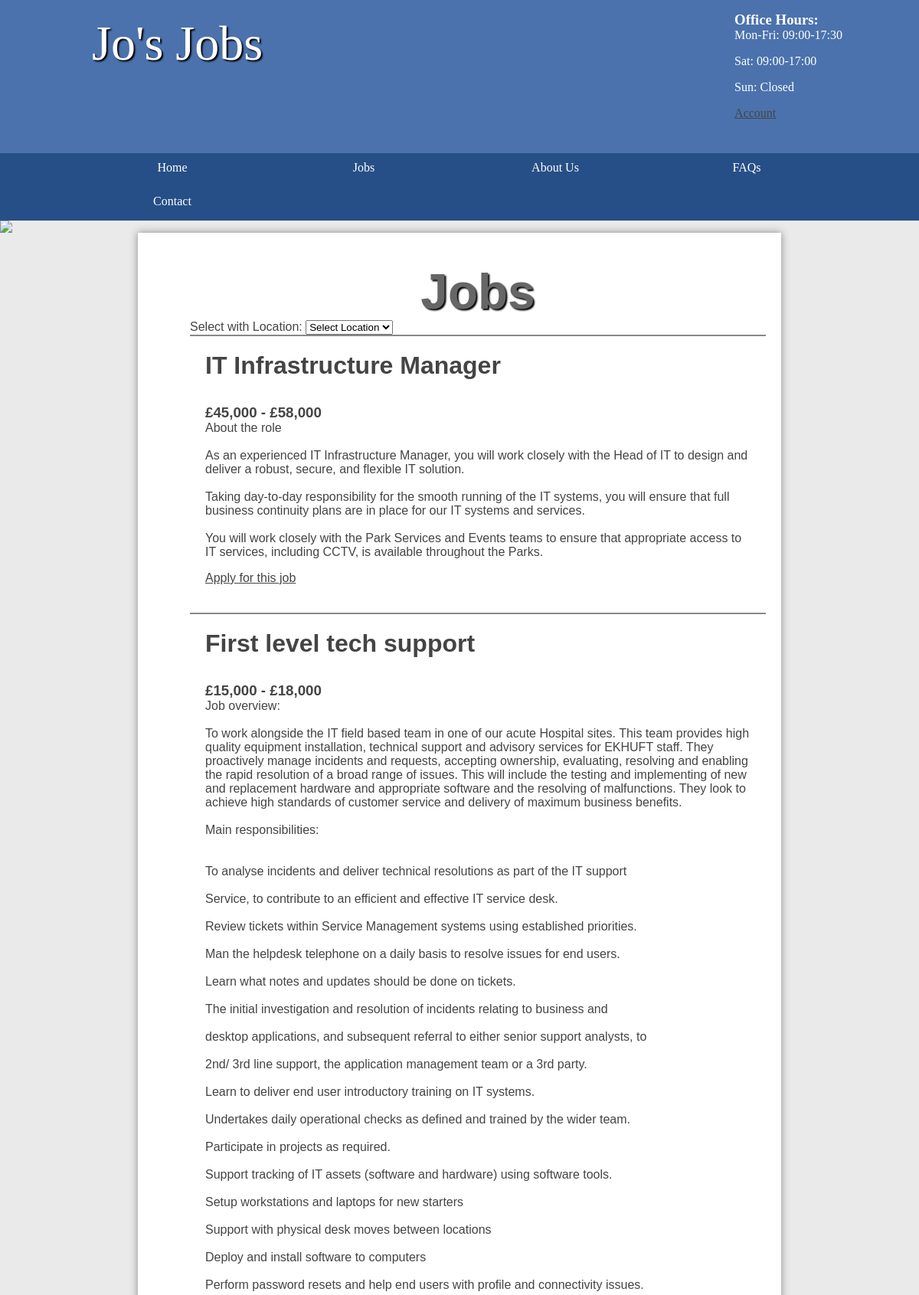
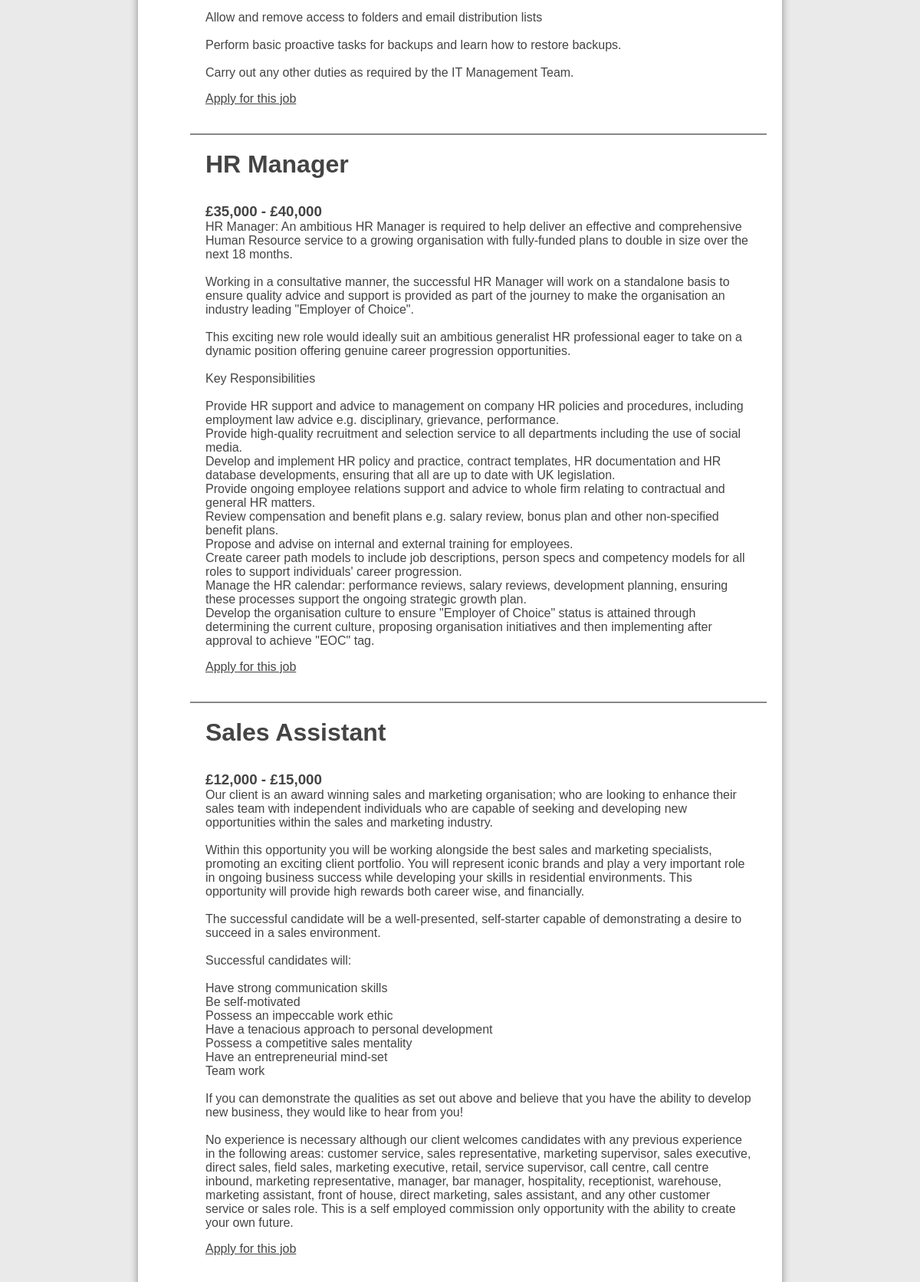
The page / (upper part) on the database its author committed (2 pictures, top to bottom).
### tables this page shows
CREATE TABLE `job` (
  `id` int(11) NOT NULL,
  `title` varchar(45) DEFAULT NULL,
  `description` longblob DEFAULT NULL,
  `salary` varchar(45) DEFAULT NULL,
  `closingDate` date DEFAULT NULL,
  `categoryId` int(11) DEFAULT NULL,
  `location` varchar(255) DEFAULT NULL,
  `addedBy` int(11) NOT NULL,
  `visiblity` int(1) DEFAULT 0
);

### view/publicJob.php (the view, shortened to what this page needs)
<main class="sidebar">
	<section class="right">
		<ul class="listing">
			<?php
			echo "<h1>Jobs</h1>";
			?>
			<label>Select with Location: </label>
			<select name="location" id="location" onchange="fetchByLocationPublicJob()">
				<option>Select Location</option>
			</select><br>
			<div id="tableContainer">
				<?php
				$stmt = $pdo->prepare("SELECT * FROM job WHERE closingDate > :date ORDER BY closingDate ASC");
				$date = new DateTime();
				$values = [
					'date' => $date->format('Y-m-d')
				];
				$stmt->execute($values);
				foreach ($stmt as $job) {
					if($job['visiblity'] == 0){
						echo '<li>';
						echo '<div class="details">';
						echo '<h2>' . $job['title'] . '</h2>';
						echo '<h3>' . $job['salary'] . '</h3>';
						echo '<p>' . nl2br($job['description']) . '</p>';
						if(isset($_GET["login"]) && $_GET["login"]=="admin"){
							echo '<a class="more" href="index.php?login=admin&&function=apply&&id=' . $job['id'] . '">Apply for this job</a>';
						}else{
							echo '<a class="more" href="index.php?function=apply&&id=' . $job['id'] . '">Apply for this job</a>';
						}
						echo '</div>';
						echo '</li>';
					}
				}
				?>
			</div>
		</ul>
	</section>
</main>

### styles.css (style rules this page uses)
* { margin: 0; padding: 0; }
html { font-family: 'Oxygen-Regular', verdana, sans-serif; }
body { background-color: #eaeaea; }
main ul { margin-left: 3em; }
main a { color: #333; }
h1 { font-size:4em; color: white; text-align: center; padding-top: 20px; text-shadow: 2px 2px 2px #000; }
main { min-height: 50vh; background-color: #fff; width: 70vw; display: block; margin: auto; box-shadow: 0px 0px 10px #888; color:#444; }
main h2 { font-size:2em; }
p, li, h2 { margin-bottom: 1em; }
section a { color: #444; }
.stock, .sidebar { display: table; }
.stock .products, .sidebar .right { display: table-cell; padding: 20px; }
.listing li { border-top: 2px solid #888; padding: 20px; overflow: auto; }
.right { padding: 20px; }
main h1 { color: #666; }

### rows shown on the page
job: title "IT Infrastructure Manager", salary "£45,000 - £58,000", description "About the role As an experienced IT Infrastructure Manager, you will work closely with the Head of IT to design and deliver a robust, secure, and flexible IT solution. Taking day-to-day responsibility for the smooth running of the IT systems, you will ensure that full business continuity plans are in place for our IT systems and services. You will work closely with the Park Services and Events teams to ensure that appropriate access to IT services, including CCTV, is available throughout the Parks."
job: title "First level tech support", salary "£15,000 - £18,000", description "Job overview: To work alongside the IT field based team in one of our acute Hospital sites. This team provides high quality equipment installation, technical support and advisory services for EKHUFT staff. They proactively manage incidents and requests, accepting ownership, evaluating, resolving and enabling the rapid resolution of a broad range of issues. This will include the testing and implementing of new and replacement hardware and appropriate software and the resolving of malfunctions. They look to achieve high standards of customer service and delivery of maximum business benefits. Main responsibilities: To analyse incidents and deliver technical resolutions as part of the IT…"
job: title "HR Manager", salary "£35,000 - £40,000", description "HR Manager: An ambitious HR Manager is required to help deliver an effective and comprehensive Human Resource service to a growing organisation with fully-funded plans to double in size over the next 18 months. Working in a consultative manner, the successful HR Manager will work on a standalone basis to ensure quality advice and support is provided as part of the journey to make the organisation an industry leading \"Employer of Choice\". This exciting new role would ideally suit an ambitious generalist HR professional eager to take on a dynamic position offering genuine career progression opportunities. Key Responsibilities Provide HR support and advice to management on company HR policies…"
job: title "Sales Assistant", salary "£12,000 - £15,000", description "Our client is an award winning sales and marketing organisation; who are looking to enhance their sales team with independent individuals who are capable of seeking and developing new opportunities within the sales and marketing industry. Within this opportunity you will be working alongside the best sales and marketing specialists, promoting an exciting client portfolio. You will represent iconic brands and play a very important role in ongoing business success while developing your skills in residential environments. This opportunity will provide high rewards both career wise, and financially. The successful candidate will be a well-presented, self-starter capable of demonstrating a…"
